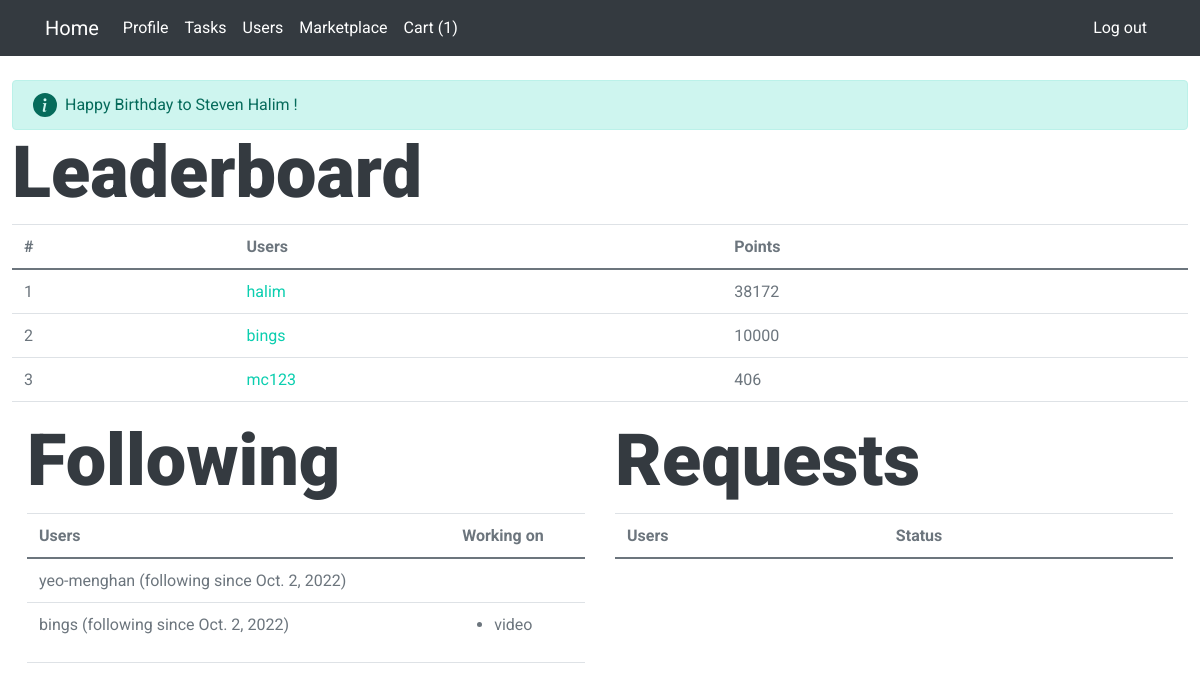
The page /main/ (signed in) on the database as committed earlier.
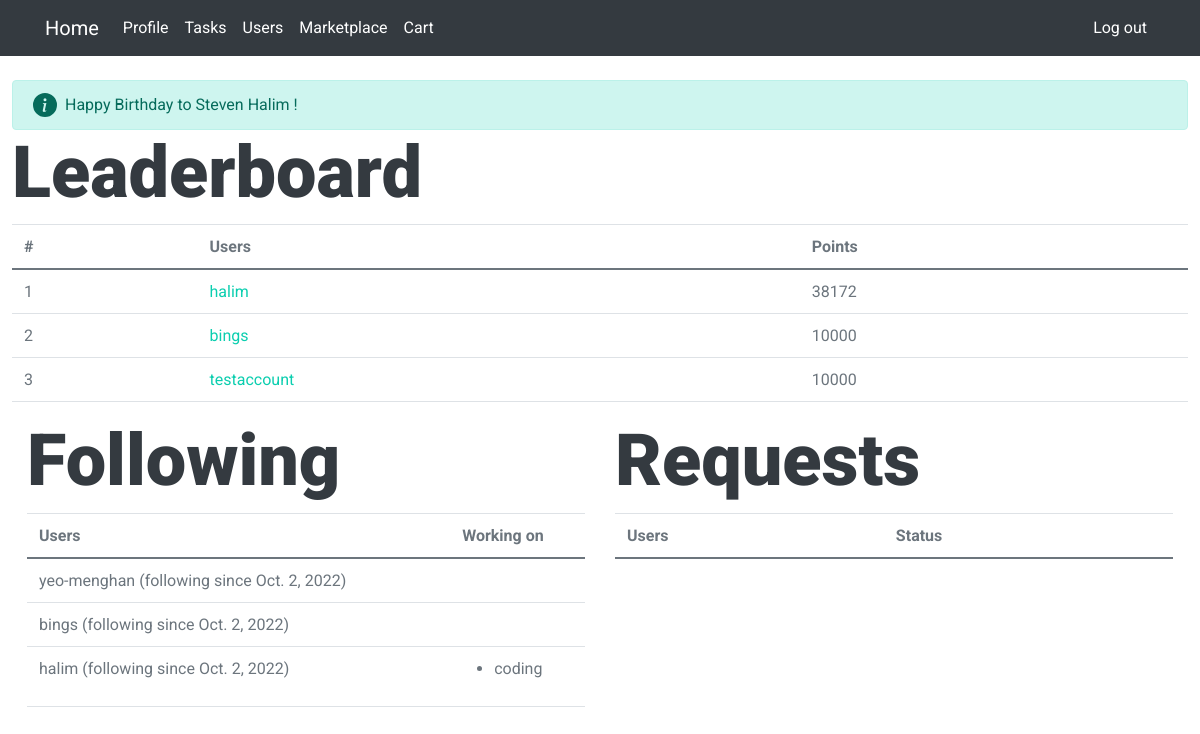
The same page on the database as committed later.
### main/models.py (models this page shows, shortened)
class CustomUser(models.Model):
    user = models.OneToOneField(User, on_delete=models.CASCADE)
    DEPARTMENT = (
        ('Operations', 'Operations'),
        ('Infocomm technology', 'Infocomm technology'),
        ('Engineering', 'Engineering'),
        ('Corportate', 'Corporate')
    )
    email = models.EmailField(unique=True)
    department = models.CharField(max_length=100, choices=DEPARTMENT)
    description = models.TextField("Description", max_length=600, default='', blank=True)
    points = models.IntegerField(default=0)
    tasks = models.ManyToManyField(Task, blank=True, related_name='users')
    birthday = models.DateField()

class Follow(models.Model):
    follower = models.ForeignKey(CustomUser, related_name="from_follow", on_delete=models.CASCADE)
    following = models.ForeignKey(CustomUser, related_name="to_follow", on_delete=models.CASCADE)
    date = models.DateField()

class Task(models.Model):
    STATUS = (
        ('To do', 'To do'),
        ('In progress', 'In progress'),
        ('Completed', 'Completed'),
    )
    name = models.CharField(max_length = 64)
    description = models.TextField("Description", max_length=600, default='', blank=True)
    points_granted = models.IntegerField()
    status = models.CharField(max_length=100, choices=STATUS, default='To do')

### main/views.py (the view)
# urls.py: path('', views.index, name="index"),
@login_required(login_url='/main/login')
def index(request):
    current_user = CustomUser.objects.get(user=request.user)
    following = Follow.objects.filter(follower = current_user)
    requests = Request.objects.filter(requested = current_user)
    top_users = CustomUser.objects.order_by('-points')[:3]
    if CustomUser.objects.filter(birthday__day = datetime.now().date().day, birthday__month = datetime.now().date().month):
        birthday_boy = CustomUser.objects.filter(birthday__day = datetime.now().date().day, birthday__month = datetime.now().date().month)
        return render(request, "main/index.html", {
        "following": following,
        "requests": requests,
        "top_users": top_users,
        "birthday_boy": birthday_boy,
    })
    return render(request, "main/index.html", {
        "following": following,
        "requests": requests,
        "top_users": top_users
    })

### main/context_processor.py (called while the page is built)
def cart_count(request):
    try:
        current_user = CustomUser.objects.get(user=request.user)
        cart_count = Cart.objects.filter(user=current_user).count()
        return {
            'cart_count' : cart_count
        }
    except TypeError:
        return []

### main/templates/main/index.html (shortened to what this page needs)
{% extends "main/layout.html" %}
{% block body %}
{% if birthday_boy %}
<div class="alert alert-primary d-flex align-items-center" role="alert">
    <svg class="bi flex-shrink-0 me-2" width="24" height="24" role="img" aria-label="Info:"><use xlink:href="#info-fill"/></svg>
    <div>
        Happy Birthday to {% for birthday_boy in birthday_boy %} {{birthday_boy.user.first_name}} {{birthday_boy.user.last_name}}{% if not forloop.last %},{% endif %} {% endfor %}!
    </div>
  </div>
{% endif %}
<h1 class="display-3">Leaderboard</h1>
<table class="table">
    <thead>
    <tr>
        <th scope="col">#</th>
        <th scope="col">Users</th>
        <th scope="col">Points</th>
    </tr>
    </thead>
    <tbody>
        {% for top_user in top_users %}
        <tr>
            <td> {{ forloop.counter }} </td>
            <td scope="row"><a href="{% url 'main:user_profile' top_user.id %}">{{ top_user.user.username }}</a></th>
            <td>{{top_user.points}}</td>
        </tr>
        {% endfor %}
    </tbody>
</table>
<div class = "column">
    <div class = "container">
    <h1 class="display-3">Following</h1>
    <div class = "scrollable" >
        <table class="table">
            <thead>
            <tr>
                <th scope="col">Users</th>
                <th scope="col">Working on</th>
            </tr>
            </thead>
            <tbody>
                {% for follow in following %}
                <tr>
                    <td scope="row">{{ follow.following.user.username }} (following since {{ follow.date }})</th>
                    <td>
                        {% for task in follow.following.tasks.all %}
                        {% if task.status == 'In progress' %}
                        <ul>
                            <li> {{ task.name }} </li>
                        </ul>
                        {% endif %}
                        {% endfor %}
                    </td>
                </tr>
                {% endfor %}
            </tbody>
        </table>
    </div>
</div>
</div>
<div class = "column">
    <div class = 'container'>
    <h1 class="display-3">Requests</h1>
    <div class = "scrollable">
        <table class="table">
            <thead>
            <tr>
                <th scope="col">Users</th>
                <th scope="col">Status</th>
            </tr>
            </thead>
        </table>
    </div>
</div>
</div>
{% endblock %}

Rows that differ between the two databases and show on the page:
no longer on this page (row edited): CustomUser: user.username "mc123", points "406", shown under "Leaderboard"
added CustomUser: user.username "testaccount", points "10000", shown under "Leaderboard"
changed Follow "bings": loses Task (name "video")
added Follow: following.user.username "halim", date "Oct. 2, 2022"
now on this page (row edited): Task: name "coding", shown under "halim"
Other text that changed with them:
{{ cart_count }}: "1" → (not shown)
